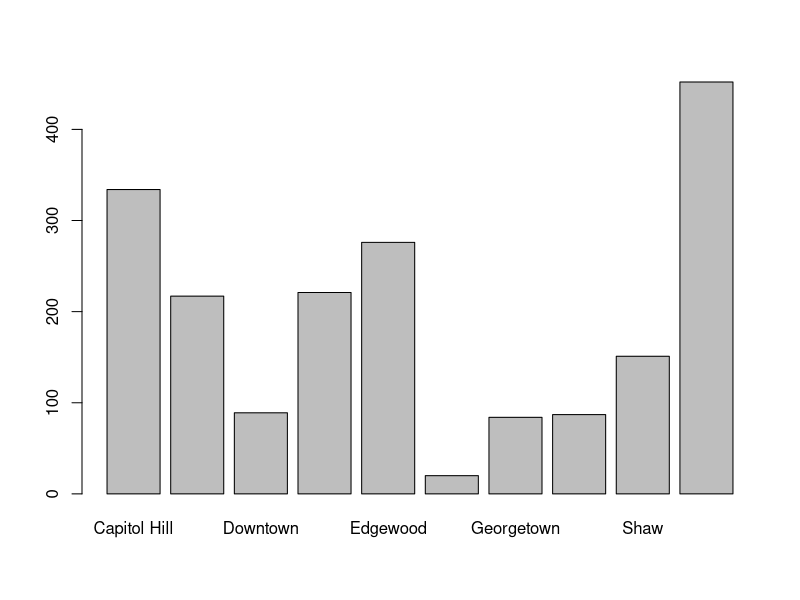
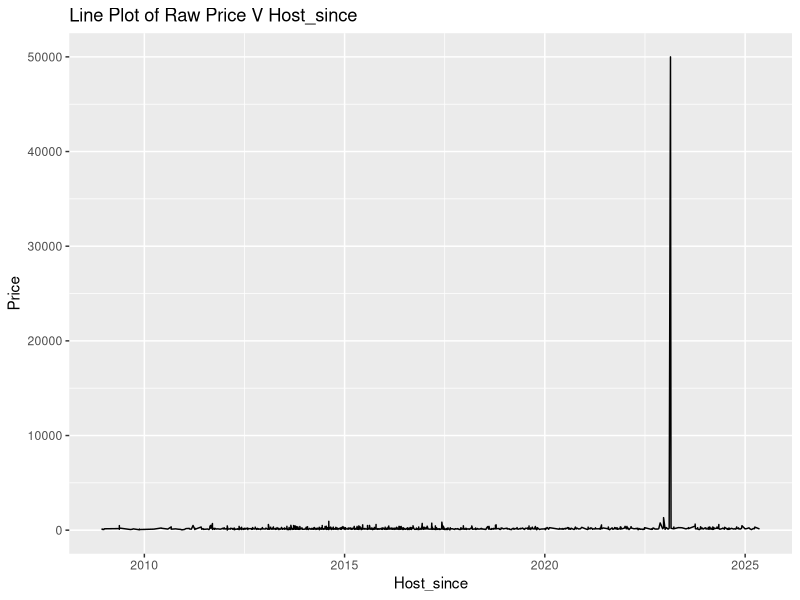
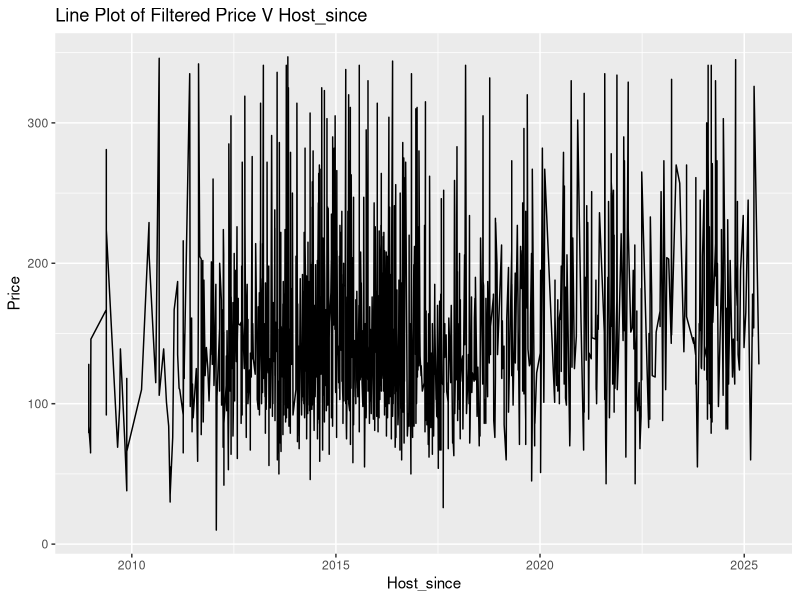
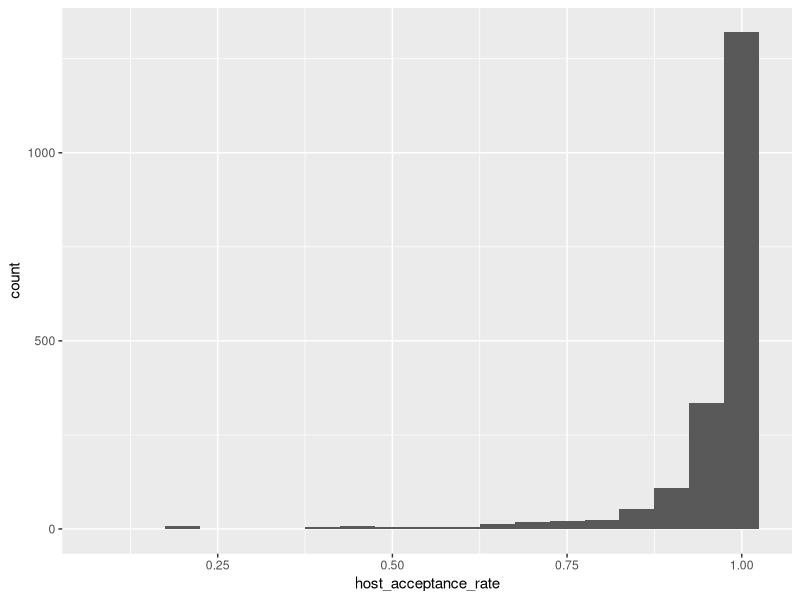
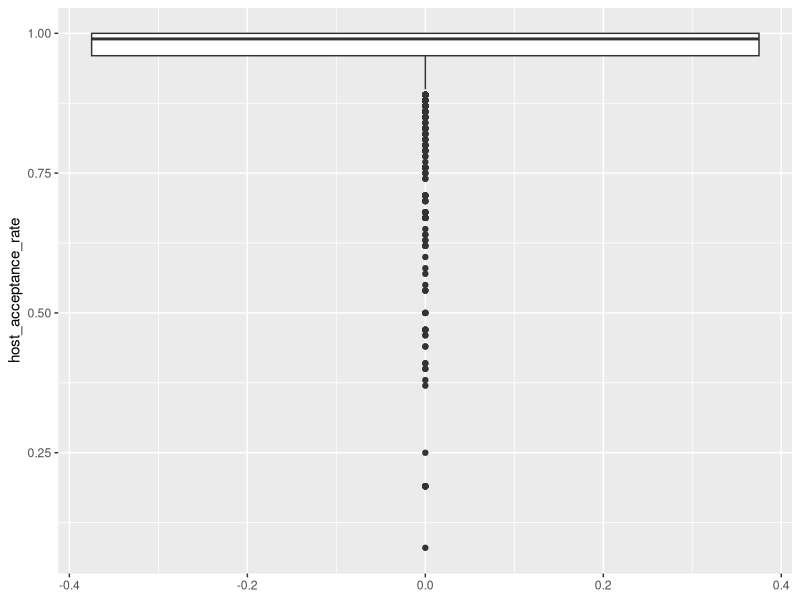
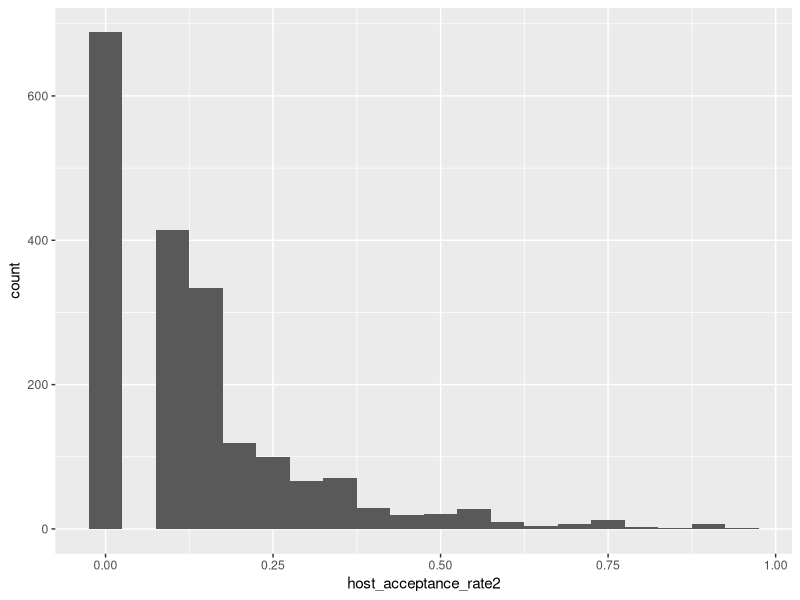
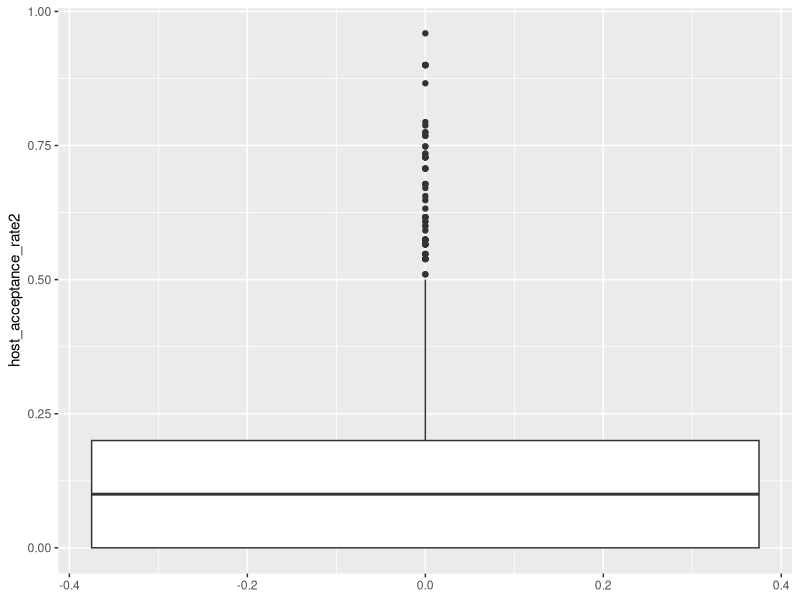
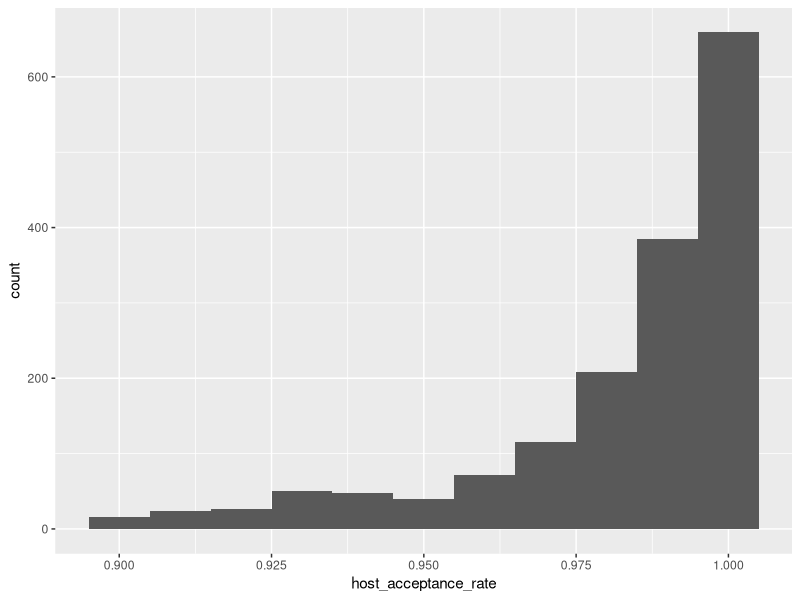

Generate these figures, in order, with R: (Note: this script raises an error after producing the figures.)
## QUESTION 1 ##
# GOAL: Exploratory Data Analysis 
# check for missing values, replace if needed 
# check data types of all the columns in the data frame 
# determine insights

library(tidyverse)
Listings = read.csv("Listings.csv")
Reviews = read.csv("Reviews.csv")
# names(Listings)
# names(Reviews)
# glimpse(Listings)
# glimpse(Reviews)


## use a left join to make sure that the data frame has all the rows from Listing and the additional info from Reviews
df = left_join( Listings , Reviews , by = c("id" = "listing_id"))
## check to see if there are any NaNs in the data set

# apply( df, 2, FUN = anyNA)

## find the index for where the NaNs are located and store in missing beds vector
missing_beds = which(is.na(df$beds))
## using missing beds vector to replace the NaNs with the mean
## beds should not double -> use ceiling to round 1.92 up to 2
df$beds[missing_beds] = ceiling(mean(df$beds, na.rm = TRUE))
## do the same thing with avg rating
missing_rating = which(is.na(df$avg_rating))
# df$avg_rating[missing_rating] = which(is.na(df$avg_rating))
df$avg_rating[missing_rating] = mean(df$avg_rating, na.rm = TRUE)

## since there are blank values in room type decided to replace these blanks with "unknown"
df$room_type[df$room_type == ""] <- "Unknown"

## now that the data frame has been cleaned of NaNs and Blanks 
df = df %>%
  select(-id) %>%
  mutate(neighborhood = as.factor(neighborhood) , host_since = as.Date(host_since, format = "%m/%d/%Y")
         , room_type = as.factor(room_type) , bathrooms = as.factor(bathrooms),
         bedrooms_f = as.factor(bedrooms))
glimpse(df)

## let us explore each column

# 1) Neighborhood: Character data type -> convert to factor to make more robust for categorical analysis 

neigh_freq=table(df$neighborhood)
## it was found that Union Station, Capital Hill, Columia heights, dupont, and edgewood were the most popular
barplot(neigh_freq)
# 2) host_since is a character data type -> convert to a date
## decided to use the IQR method of removing outliers since the data was skewed with an extreme outlier

interquartilerange= IQR(df$price)
upper = quantile(df$price, 0.75)
lower = quantile(df$price , 0.25)
upper_outlier = upper + 1.5 * interquartilerange
lower_outlier = lower - 1.5 * interquartilerange
df_price= df %>%
  filter ( price > lower_outlier & price < upper_outlier)

ggplot(df, aes(x=host_since, y = price))  + geom_line() +labs(y = "Price" , x = "Host_since",
title = "Line Plot of Raw Price V Host_since")
ggplot(df_price, aes(x=host_since, y = price))  + geom_line() +labs(y = "Price" , x = "Host_since",
title = "Line Plot of Filtered Price V Host_since")


# 3) host_acceptance_rate is a double 
## data type makes sense, no need to change . explore values 

summary(df$host_acceptance_rate) 
## summary stats show possible left skewness
ggplot(df, aes(host_acceptance_rate)) + geom_histogram(binwidth = 0.05)
ggplot(df, aes(host_acceptance_rate)) + geom_boxplot() + coord_flip()
## box plot and histogram confirm left skewness
df_host_test = df %>%
  mutate( host_acceptance_rate2 = ((1-(host_acceptance_rate))^(1/2)))
## since data is left-skewed, can manipulate 
ggplot(df_host_test, aes(host_acceptance_rate2)) + geom_histogram( binwidth = 0.05) 
ggplot(df_host_test, aes(host_acceptance_rate2)) + geom_boxplot() + coord_flip()
## Transform was not great, Outlier analysis performed 
## data is very skewed so IQR outlier analysis is the best approach
IQR_host_rate = IQR(df_price$host_acceptance_rate)
upper_host_price = quantile(df_price$host_acceptance_rate , 0.75)
lower_host_price = quantile(df_price$host_acceptance_rate , 0.25)
upper_outlier_host_price = upper_host_price + 1.5 * IQR_host_rate
lower_outlier_host_price  = lower_host_price - 1.5 * IQR_host_rate

df_host_price = df_price %>%
  filter(host_acceptance_rate > lower_outlier_host_price & host_acceptance_rate < upper_outlier_host_price)

ggplot(df_host_price , aes(host_acceptance_rate)) + geom_histogram(binwidth = 0.01)


# 4) Superhost is a logical data type -> this works but for analysis might be better to have 0 and 1
# use if else for a vectorized approach of replacing all values
superhost2=ifelse(df_price$superhost == FALSE, 0 , 1)
## append the new vector to the exisiting data frame df 
df_price = data.frame(df_price, superhost2)

superhost_freq = table(df_price$superhost)
superhost2_freq = table(df_price$superhost2)
prop.table(superhost_freq)
pie(superhost_freq)
# pie(superhost2_freq)
## approximately 2/3 of users are superhosts 
## makes sense given that the host acceptance rate is so high

# 5) host_total_listing is an integer data type 
## first find summary statistics 
summary(df$host_total_listings)
ggplot(df, aes(host_total_listings)) + geom_histogram(binwidth = 100)

iqr_total_listings = IQR(df_price$host_total_listings)
upper_total_listing = quantile(df_price$host_total_listings, 0.75)
lower_total_listing = quantile(df_price$host_total_listings, 0.25)
upper_outlier_total_listings = upper_total_listing + 1.5 * iqr_total_listings
lower_outlier_total_listings = lower_total_listing - 1.5 * iqr_total_listings

df_listings_price = df_price %>%
  filter ( host_total_listings > lower_outlier_total_listings & host_total_listings < upper_outlier_total_listings)

ggplot(df_listings_price, aes(host_total_listings)) + geom_histogram(binwidth = 5)

## data for host total listings is right skewed 
## try sqrt transform 

df3 = df_listings_price %>%
  mutate (host_total_listings2 = sqrt(host_total_listings),
          host_total_listings3 = log(host_total_listings))

ggplot(df3, aes(host_total_listings2)) + geom_histogram(binwidth = 1)
ggplot(df3, aes(host_total_listings3)) + geom_histogram(binwidth =0.5)

## log transform was a little better 

# 6) room type (already took care of the blanks) 
## data type is character -> lets convert this to a factor data type for better categorical analysis 

barplot(table(df$room_type))
# some sampling error -> way to many entire home/apt compared to the others 

# 7) accommodates -> is a integer data type 
# first lets see the summary statistics 

summary(df$accommodates)
## check the distribution 
df_price %>% 
  ggplot(aes(accommodates)) + geom_boxplot() + coord_flip()
df_price %>% 
  ggplot(aes(accommodates)) + geom_histogram(binwidth = 1)

# bimodal distribution, slightly skewed to the right 
IQR_ap = IQR(df_price$accommodates)
upper_a_p = quantile(df_price$accommodates, 0.75)
lower_a_p = quantile(df_price$accommodates, 0.25)
upper_outlier_ap = upper_a_p + 1.5*IQR_ap
lower_outlier_ap = lower_a_p - 1.5*IQR_ap

df_a_p = df_price %>%
  filter(accommodates > lower_outlier_ap & accommodates < upper_outlier_ap)
df_a_p %>% 
  ggplot(aes(accommodates)) + geom_boxplot() + coord_flip()
df_a_p %>% 
  ggplot(aes(accommodates)) + geom_histogram(binwidth = 1)



# 8) bathrooms is character data type -> convert to factor

bathroom_freq = table(df$bathrooms)
prop.table(bathroom_freq)
barplot(bathroom_freq)

## lots of 1 bath -> highly imbalanced sampling 

# 9) bedrooms -> int data type (makes sense, but could possibly use this as a categorical variable as well)

summary(df$bedrooms)
ggplot(df, aes(bedrooms)) + geom_histogram()
ggplot(df, aes(bedrooms)) + geom_boxplot() +coord_flip()

bedrooms_freq = table(df$bedrooms_f)
prop.table(bedrooms_freq)
plot(bedrooms_freq)


# 10) beds -> double data type

summary(df$beds)
ggplot(df, aes(beds)) + geom_histogram(binwidth = 1)
ggplot(df, aes(beds)) + geom_boxplot() + coord_flip()

# 11) price is a double -> find summary statistics
summary(df$price)
ggplot(df, aes(price)) + geom_histogram()
# there was a few data points that are clear outliers < 50000
# simple test to first visualize the data in a box plot with these outliers removed
boxplot(df$price , outline = F) 

# 12) min_nights is an integer data type
summary(df$min_nights)
ggplot(df, aes(min_nights)) + geom_histogram()
# same as price -> first lets visualize without the clear outliers
boxplot(df$min_nights, outline = F)

# 13) total reviews is an int data type 
summary(df$total_reviews)
ggplot(df, aes(total_reviews)) + geom_histogram()

df4 = df %>%
  mutate(total_reviews1 = log(total_reviews),
         total_reviews2 = sqrt(total_reviews))


ggplot(df4, aes(total_reviews1)) + geom_histogram()
ggplot(df4, aes(total_reviews2)) + geom_histogram()
## log transform was better than sqrt transform

## right skewed -> possible transform 


# 14) avg_rating is a double data type
summary(df$avg_rating) 

# left skewed data, with boundary conditions of 1 to 5 
df5 = df %>%
  mutate( avg_rating1 = 5- avg_rating,
          avg_rating2 = sqrt(5- avg_rating),
          avg_rating3 = log(5- avg_rating),
          avg_rating4 = log((5- avg_rating)/ avg_rating))


ggplot(df, aes(avg_rating)) + geom_histogram()
ggplot(df5, aes(avg_rating1)) + geom_histogram()
ggplot(df5, aes(avg_rating2)) + geom_histogram()
## this worked well however 224 non-finite outside the scale range
ggplot(df5, aes(avg_rating3)) + geom_histogram(binwidth = 0.5)
ggplot(df5, aes(avg_rating4)) + geom_histogram()


## lets explore possible correlations between the numerical variables
df %>%
  select_if(is.numeric) %>%
  cor() 

correlation_matrix = cor(select_if(df, is.numeric))
diag(correlation_matrix) = NA
correlation_df = data.frame(correlation_matrix)
names(correlation_df[which.max(abs(correlation_df$price))])
## before any filtering of data , host total listings is the most correlated with price


interquartilerange= IQR(df$price)

upper = quantile(df$price, 0.75)
lower = quantile(df$price , 0.25)

upper_outlier = upper + 1.5 * interquartilerange
lower_outlier = lower - 1.5 * interquartilerange
df= df %>%
  filter ( price > lower_outlier & price < upper_outlier)

# after the filtering of extremes the price histogram looks a lot better
ggplot(df, aes(price)) + geom_histogram( binwidth = 30)


# now that the price outliers are filtered out 
# let us retest the correlation matrix

correlation_matrix_clean = cor(select_if(df, is.numeric))
diag(correlation_matrix_clean) = NA 
correlation_df_clean = data.frame(correlation_matrix_clean)

correlation_df_clean %>%
  arrange(desc(price)) %>%
  select(price)


## best three to study are accommodates, bedrooms , beds

## lets start with visualizing price v accommodates, bedroom, bed
## price = dependent variable , the rest are independent variable 


ggplot( df , aes(x = accommodates, y = price)) + geom_point() + geom_jitter() + geom_smooth(method = "lm" , se = FALSE)
ggplot( df , aes(x = bedrooms, y = price)) + geom_point() + geom_jitter() + geom_smooth(method = "lm" , se = FALSE)
ggplot( df , aes(x = beds, y = price)) + geom_point() + geom_jitter() + geom_smooth(method = "lm" , se = FALSE)

ggplot( df , aes(x = accommodates, y = price , color = neighborhood)) + geom_point() + geom_jitter() + geom_smooth(method = "lm" , se = FALSE)
ggplot( df , aes(x = bedrooms, y = price , color = neighborhood)) + geom_point() + geom_jitter() + geom_smooth(method = "lm" , se = FALSE)
ggplot( df , aes(x = beds, y = price , color = neighborhood)) + geom_point() + geom_jitter() + geom_smooth(method = "lm" , se = FALSE)


ggplot(df , aes(x = accommodates, y = price)) + 
  geom_point() + geom_jitter() + geom_smooth(method = "lm" , se = FALSE) + 
  facet_wrap(~neighborhood, scales = "free_x")

ggplot(df , aes(x = beds, y = price)) + 
  geom_point() + geom_jitter() + geom_smooth(method = "lm" , se = FALSE) + 
  facet_wrap(~neighborhood, scales = "free_x")

ggplot(df , aes(x = bedrooms, y = price)) + 
  geom_point() + geom_jitter() + geom_smooth(method = "lm" , se = FALSE) + 
  facet_wrap(~neighborhood, scales = "free_x")

ggplot(df , aes(x = bedrooms, y = price)) + 
  geom_point() + geom_jitter() + geom_smooth(method = "lm" , se = FALSE) + 
  facet_wrap(~room_type, scales = "free_x")

## Summary statistics, Group By Room_type , Bathrooms, Neighborhood 

df %>% 
  group_by(neighborhood) %>% 
  summarize(avg_price = mean(price) , sd_price = sd(price) , median_price = quantile(price, 0.5) , IQR_price = IQR(price))

df %>% 
  group_by(room_type) %>% 
  summarize(avg_price = mean(price) , sd_price = sd(price) , median_price = quantile(price, 0.5) , IQR_price = IQR(price))

df %>% 
  filter(room_type == "Entire home/apt") %>%
  group_by(neighborhood) %>%
  summarize(avg_price = mean(price) , sd_price = sd(price) , median_price = quantile(price, 0.5) , IQR_price = IQR(price))

df %>% 
  filter(room_type == "Entire home/apt" & neighborhood == "Union Station") %>%
  group_by(bathrooms) %>%
  summarize(avg_price = mean(price) , sd_price = sd(price) , median_price = quantile(price, 0.5) , IQR_price = IQR(price))



## Question 2 ##


## lets also get some numbers: 
table(df$room_type)
table(df$neighborhood)
table(df$neighborhood, df$room_type)
df %>% 
  group_by(neighborhood) %>%
  summarize(avg_price = mean(price, na.rm = TRUE), Q_price25=quantile(price, 0.25), Q_price50=quantile(price, 0.5), Q_price75=quantile(price, 0.75)) %>%
  arrange(desc(avg_price))
df %>%
  group_by(neighborhood, room_type) %>%
  summarize(avg_price = mean(price, na.rm = TRUE), Q_price25=quantile(price, 0.25), Q_price50=quantile(price, 0.5), Q_price75=quantile(price, 0.75)) %>%
  arrange(desc(avg_price))





## Question 3 

## kind of interesting since we can simply use the t.test function. 


conf_test = function(level , name , dataframe) { 
  # the function will take three arguments
  # level: numerical confidence level 
  # name of the numerical variable (string)
  # name of the dataframe
  
  # need to only grab all the columns and work with that data
  # since double [[]] for dataframes will pull only the data from that column
  var = dataframe[[name]]
  avg = mean(var , na.rm = TRUE)
  std = sd(var, na.rm = TRUE)
  alpha = 1 -level
  d_f = length(var) - 1
  # one tailed
  t_val = abs(qt(  alpha, d_f ))
  
  conf_int = c( avg - (t_val * (std / sqrt(length(var))))
                ,
                avg + (t_val * (std / sqrt(length(var)))))
  # two tailed
  t_val2 = abs(qt(  alpha/2 , d_f ))
  conf_int2 = c( avg - (t_val2 * (std / sqrt(length(var))))
                 ,
                 avg + (t_val2 * (std / sqrt(length(var)))))
  
  return(list(one_tailed = conf_int , two_tailed = conf_int2))
  
}

conf_test(.95, "price", df)

mean(df$price)


# Q3 (Larry Part Two)

conf_test = function(level , name , dataframe) { 
  # the function will take three arguments
  # level: numerical confidence level 
  # name of the numerical variable (string)
  # name of the dataframe
  
  # need to only grab all the columns and work with that data
  # since double [[]] for dataframes will pull only the data from that column
  var = dataframe[[name]]
  avg = mean(var , na.rm = TRUE)
  std = sd(var, na.rm = TRUE)
  alpha = 1 -level
  d_f = length(var) - 1
  # one tailed
  t_val = abs(qt(  alpha, d_f ))
  
  conf_int = c( avg - (t_val * (std / sqrt(length(var))))
                ,
                avg + (t_val * (std / sqrt(length(var)))))
  # two tailed
  t_val2 = abs(qt(  alpha/2 , d_f ))
  conf_int2 = c( avg - (t_val2 * (std / sqrt(length(var))))
                 ,
                 avg + (t_val2 * (std / sqrt(length(var)))))
  
  return(list(one_tailed = conf_int , two_tailed = conf_int2))
  
}

conf_test(.95, "price", df)

#Q3 (Jackie's Attempt)

confInt = function(level , var, data) {
  
  x = data[[var]]
  n = length(x)
  
  alpha = 1-level
  avg = mean(x)
  stdev = sd(x)
  sterr = stdev / sqrt(n)
  
  cvT = qt(1-alpha/2, df = n-1)
  
  c(lower = avg-cvT * sterr,
    mean = avg,
    upper = avg + cvT * sterr,
    n = n)
  
}

confInt95 = confInt(.95, "price", df)

round(confInt95, 2)



#Q4 : A T-Test was performed. 

t.test(df$price, mu = 200, alternative = "greater", conf.level = 0.95)

#Q5. Visualize price to test for normality.

#Histogram

ggplot(df, aes(x = price)) + 
  geom_histogram(aes(y = ..density..), bins = 30, fill = "lightblue", 
                 color = "black")+
  geom_density(color = "red", size = 1.2) +
  labs(x = "Price",
       y = "Density",
       title = "Airbnb Prices in Washington, DC") +
  theme_minimal()

#Use log(price) to try to normalize and make less skew

ggplot(df, aes(x = log(price))) + 
  geom_histogram(aes(y = ..density..), bins = 30, fill = "blue", 
                 color = "black")+
  geom_density(color = "red", size = 1.2) +
  labs(x = "Price (Log)",
       y = "Density", 
       title = "Airbnb Prices in Washington, DC (Log)") + 
  theme_minimal()

#Boxplot

ggplot(df, aes(y = price)) +
  geom_boxplot(fill = "lightgreen", outlier.color = "red") +
  labs(y = "Price",
       title = "Boxplot of Airbnb Prices in DC") + 
  theme_minimal()

#Boxplot to compare price and bedrooms

boxplot(price~bedrooms, df)

#Boxplot to compare price and neighborhood

boxplot(price~neighborhood, df)

#Q6. What’s the best simple linear regression model for the “price” of the listings based on R-squared and residual standard error? 
#Compare/present the results of the tested models as a table in your report.

#Simple linear regression of price using neighborhood as predictor.
RegNeighborhood = lm(price~neighborhood, df)

#Simple linear regression of price using bedrooms as predictor.
RegBedrooms = lm(price~bedrooms, df)

#Simple linear regression of price using room type as predictor.
RegRoomType = lm(price~room_type, df)

#Simple linear regression of price using accommodates as predictor.
RegAccommodates = lm(price~accommodates, df)

#Simple linear regression of price using beds as predictor.
RegBeds = lm(price~beds, df)

#Simple linear regression of price using bathrooms as predictor.
RegBathrooms = lm(price~bathrooms, df)

#Simple linear regression of price using minimum nights as predictor.
RegMinNights = lm(price~min_nights, df)

#Simple linear regression of price using total reviews as predictor.
RegReviews = lm(price~total_reviews, df)

#Simple linear regression of price using host acceptance rate as predictor.
RegHostAcceptRate = lm(price~host_acceptance_rate, df)

#Simple linear regression of price using Superhost as predictor.
RegSuperhost = lm(price~superhost, df)

#Simple linear regression of price using host total listings as predictor.
RegHostListings = lm(price~host_total_listings, df)

#Simple linear regression of price using average rating as predictor.
RegAvgRating = lm(price~avg_rating, df)

#Compare the regression models of R-squared and residual standard error.

#Summaries
sumNeighborhood = summary(RegNeighborhood)
sumBedrooms = summary(RegBedrooms)
sumRoomType = summary(RegRoomType)
sumAccommodates = summary(RegAccommodates)
sumBeds = summary(RegBeds)
sumBathrooms = summary(RegBathrooms)
sumMinNights = summary(RegMinNights)
sumReviews = summary(RegReviews)
sumHostAcceptRate = summary(RegHostAcceptRate)
sumSuperhost = summary(RegSuperhost)
sumHostListings = summary(RegHostListings)
sumAvgRating = summary(RegAvgRating)

#Comparison table for all the models.

modelComp = data.frame(
  Model = c("Req with Neighborhood", "Reg with Bedrooms", "Reg with Room Type", 
            "Reg with Accommodates", "Reg with Beds", "Reg with Bathrooms", 
            "Reg with Min Nights", "Reg with Total Reviews", "Reg with Host Acceptance Rate",
            "Reg with Superhost", "Reg with Host Total Listings", "Reg with Average Rating"),
  SER = c(sumNeighborhood$sigma, sumBedrooms$sigma, sumRoomType$sigma, 
          sumAccommodates$sigma, sumBeds$sigma, sumBathrooms$sigma, 
          sumMinNights$sigma, sumReviews$sigma, sumHostAcceptRate$sigma,
          sumSuperhost$sigma, sumHostListings$sigma, sumAvgRating$sigma),
  R2 = c(sumNeighborhood$r.squared, sumBedrooms$r.squared, sumRoomType$r.squared, 
         sumAccommodates$r.squared, sumBeds$r.squared, sumBathrooms$r.squared, 
         sumMinNights$r.squared, sumReviews$r.squared, sumHostAcceptRate$r.squared,
         sumSuperhost$r.squared, sumHostListings$r.squared, sumAvgRating$r.squared)
)

modelComp

#Model with lowest residual standard error
modelComp$Model[which.min(modelComp$SER)]

#Model with highest residual standard error
modelComp$Model[which.max(modelComp$SER)]

#Q7:
# multiple linear model  
# predictors: bedrooms + neighborhood + room_type + accmodates only analysis 
filtReg = lm(price ~ bedrooms + neighborhood + room_type + accommodates,df)

summary(filtReg)

# coefficent table 
coef =  coef(summary(filtReg))
coef

#Diagnostic plots
plot(filtReg, which = 1)
plot(filtReg, which = 2)

#Summary Of Data Model" sigma, R2, AdjR
ModelName = c("filtReg") 
Sigma = c(summary(filtReg)$sigma)
RSqrd = c(summary(filtReg)$r.squared)
AdjRSqrd = c(summary(filtReg)$adj.r.squared)

SummaryTable = data.frame(ModelName,Sigma,RSqrd,AdjRSqrd)
SummaryTable

# predicted price
df$prdctPrce = predict(filtReg)

#Group, summarize, and keep top 5 groups 
topFiveGroup = df %>%
  group_by(neighborhood, room_type) %>%
  summarize(
    numLstngs = n(),
    avgPred = mean(prdctPrce))%>%
  ungroup() %>%
  filter(numLstngs >= 5) %>%           
  arrange(desc(avgPred)) %>%
  slice_head(n = 5)
topFiveGroup

#ggplot top 5

ggplot(topFiveGroup,
       aes(x = avgPred,
           y = reorder(paste(neighborhood, "/", room_type), avgPred))) +
  geom_col(fill = "steelblue") +
  labs(title = "Top 5 By Predicted Price (Avg.)",
       x = "Avg. predicted price", y = "Neighborhood / Room Type") +
  theme_minimal()



#Q8: Ran correlations against bedrooms and accommodates. mild correlation. Still mulling this one over.

cor(df$bedrooms, df$accommodates)












































## Finding actionable insights: 

## EXTRA: 

pb_reg = lm(price~beds , df)
summary(pb_reg)
plot(pb_reg)
df[c(182,183,109),]
df6 = df[-c(109,192,183),]
pb_reg2 = lm(price~beds , df6)
summary(pb_reg2)


pa_reg= lm(price~accommodates, df)
summary(pa_reg)
plot(pa_reg)
df[c(109,1098,1767),]
pa_reg2 = lm(price~accommodates, df7)
summary(pa_reg2)
df7 = df[-c(109,192,183),]

pb_reg = lm(price~bedrooms, df)
summary(pb_reg)
plot(pb_reg)
df[c(327,503,1188,1524),]
df8 = df[-c(327,503,1188,1524),]
pb_reg2 =lm(price~bedrooms, df8)
summary(pb_reg2)
## removing the outlier values from these only really increased the R^2 by around 0.02

pn_reg = lm(price~neighborhood, df)
summary(pn_reg)
plot(pn_reg)

prt_reg = lm(price~room_type, df)
summary(prt_reg)
plot(prt_reg)

mult_reg = lm(price~bedrooms+accommodates+neighborhood, df)
summary(mult_reg)

df9 = df %>%
  filter(neighborhood == "Capitol Hill" | neighborhood == "Edgewood" | neighborhood == "Union Station" |
           neighborhood == "Dupont Circle" | neighborhood == "Columbia Heights")

summary(lm(price~neighborhood , df9))
## due to the highly imbalanced dataset and poor regression 
# narrow into only entire homes since 1500 (over 80 percent of the dataset)
df10 = df %>%
  filter(room_type ==  "Entire home/apt")


ggplot(df10 , aes(x = bedrooms, y = price)) + 
  geom_point() + geom_jitter() + geom_smooth(method = "lm" , se = FALSE) + 
  facet_wrap(~neighborhood, scales = "free_x")

ggplot(df10 , aes(x = accommodates, y = price)) + 
  geom_point() + geom_jitter() + geom_smooth(method = "lm" , se = FALSE) + 
  facet_wrap(~neighborhood, scales = "free_x")

df11 = df10 %>%
  mutate(bedrooms_f = as.factor(bedrooms)) %>%
  filter(neighborhood == "Capitol Hill")


summary(lm(price~bedrooms+accommodates, df11))

ggplot(df11, aes(x= accommodates, y = price,color = factor(bedrooms))) + geom_point() + facet_wrap(~superhost , scales = "free_x") 

df11 %>%
  select_if(is.numeric) %>%
  cor()













## possibilly create a new metric 

ggplot(df, aes(y = log(price), x=log(1+host_total_listings*host_acceptance_rate))) + geom_point()


ggplot(df, aes(y = price, x=0.5*accommodates + 0.5*bedrooms)) + geom_point()


## maybe explore avg rating

ggplot(df, aes(y= price, x = avg_rating)) + geom_point()
